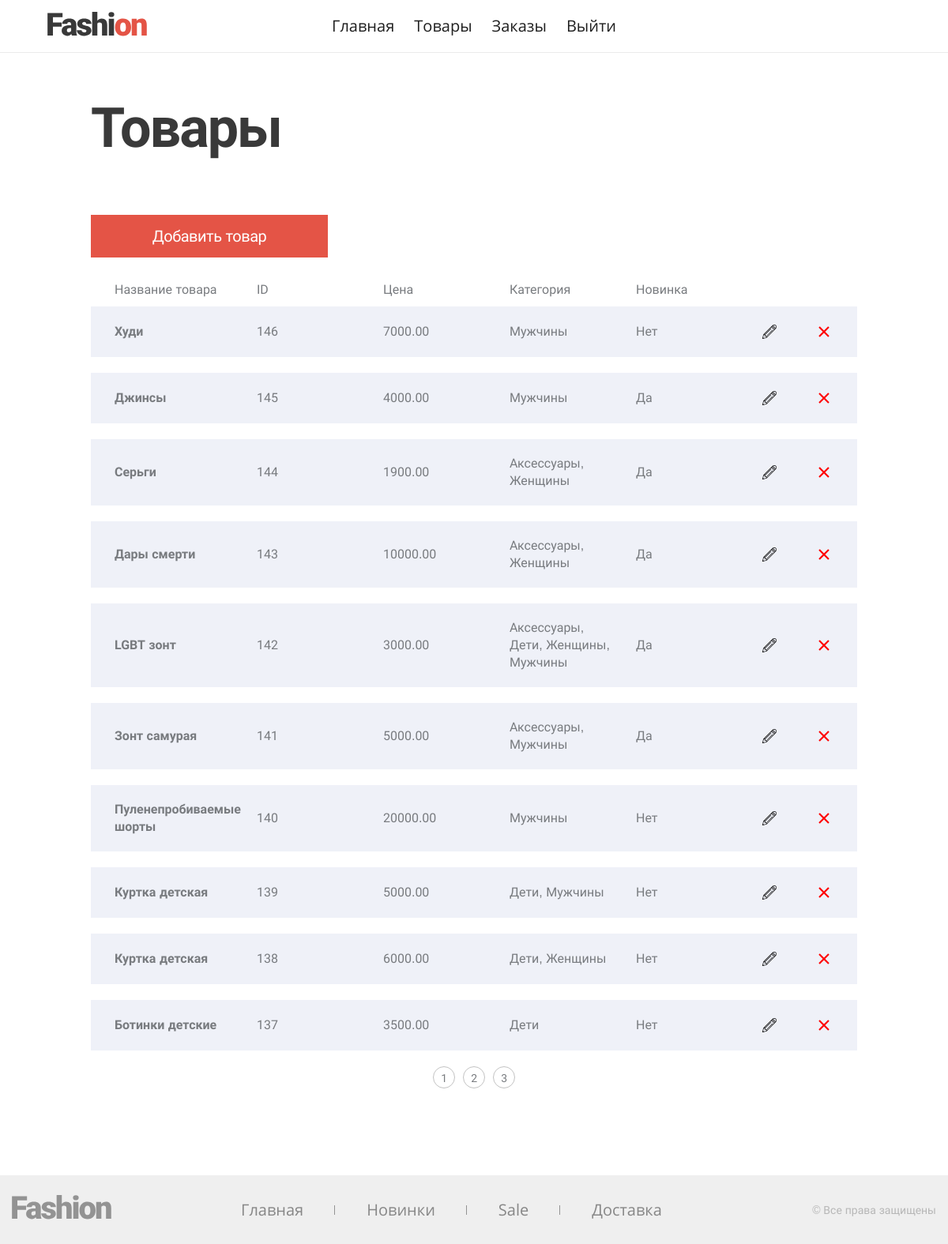
The page /admin/products/index.php (signed in) on the database its author committed.
### tables this page shows
CREATE TABLE `products` (
  `id` int(11) NOT NULL,
  `name` varchar(255) NOT NULL,
  `price` decimal(12,2) NOT NULL,
  `photo` varchar(255) NOT NULL,
  `sale` tinyint(1) DEFAULT NULL,
  `new` tinyint(1) DEFAULT NULL,
  `count` int(11) NOT NULL DEFAULT 1
);

### admin/products/index.php (the view, shortened to what this page needs)
<?php
include $_SERVER['DOCUMENT_ROOT'] . '/templates/header.php';
$page = isset($_GET['page']) ? $_GET['page'] : 1;
$prodPerPage = 10;
$startProd = ($page * $prodPerPage) - $prodPerPage;
$productsList = getProductsList($startProd, $prodPerPage);
$prodCount = $productsList['count'];
$pageCount = ceil($prodCount / $prodPerPage);
$products = $productsList['products'];
?>
<main class="page-products">
  <h1 class="h h--1">Товары</h1>
  <a class="page-products__button button" href="/admin/products/add/">Добавить товар</a>
  <div class="page-products__header">
    <span class="page-products__header-field">Название товара</span>
    <span class="page-products__header-field">ID</span>
    <span class="page-products__header-field">Цена</span>
    <span class="page-products__header-field">Категория</span>
    <span class="page-products__header-field">Новинка</span>
  </div>
  <ul class="page-products__list">
  <?php foreach ($products as $product) : ?>
    <li class="product-item page-products__item">
        <b class="product-item__name"><?= $product['name'] ?></b>
        <span class="product-item__field js-product-id"><?= $product['id'] ?></span>
        <span class="product-item__field"><?= $product['price'] ?></span>
        <span class="product-item__field"><?= $product['category']  ?></span>
        <span class="product-item__field"><?= $product['new'] === '1' ? 'Да' : 'Нет' ?></span>
        <a href="/admin/products/edit/?edit_id=<?= $product['id'] ?>" class="product-item__edit" aria-label="Редактировать"></a>
        <button class="product-item__delete" name="asd" type="submit"></button>
    </li>
    <?php endforeach; ?>
  </ul>
  <ul class="shop__paginator paginator" style="margin-top: 20px; display: flex; justify-content: center;">
  <?php for ($i = 1; $i <= $pageCount; $i++) : ?>
  <li>
    <a class="paginator__item" href=""><?= $i ?></a>
  </li>
  <?php endfor; ?>
</ul>
</main>
<?php include $_SERVER['DOCUMENT_ROOT'] . '/templates/footer.php' ?>

### rows shown on the page
products: name "Худи", id "146", price "7000.00", category "Мужчины", new "Нет"
products: name "Джинсы", id "145", price "4000.00", category "Мужчины", new "Да"
products: name "Серьги", id "144", price "1900.00", category "Аксессуары, Женщины", new "Да"
products: name "Дары смерти", id "143", price "10000.00", category "Аксессуары, Женщины", new "Да"
products: name "LGBT зонт", id "142", price "3000.00", category "Аксессуары, Дети, Женщины, Мужчины", new "Да"
products: name "Зонт самурая", id "141", price "5000.00", category "Аксессуары, Мужчины", new "Да"
products: name "Пуленепробиваемые шорты", id "140", price "20000.00", category "Мужчины", new "Нет"
products: name "Куртка детская", id "139", price "5000.00", category "Дети, Мужчины", new "Нет"
products: name "Куртка детская", id "138", price "6000.00", category "Дети, Женщины", new "Нет"
products: name "Ботинки детские", id "137", price "3500.00", category "Дети", new "Нет"
